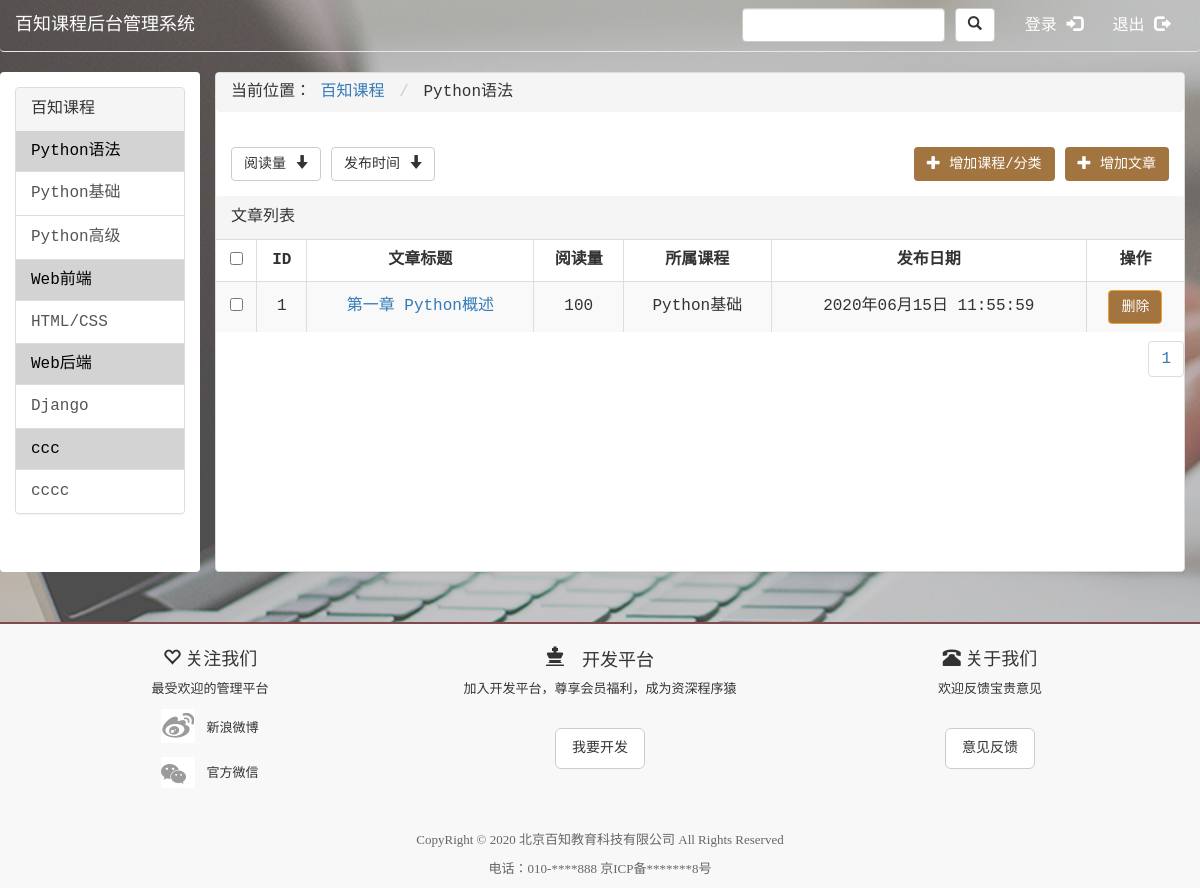
Page /course/article-list/?level=1&id=1 on the committed database.
### course/models.py (models this page shows)
class Category(models.Model):
    title = models.CharField(max_length=20)
    level = models.IntegerField()
    parent_id = models.IntegerField(null=True)

class Article(models.Model):
    title = models.CharField(max_length=100)
    publish_time = models.DateTimeField(auto_now_add=True)
    contents = models.TextField()
    page_views = models.IntegerField()
    cate = models.ForeignKey(to=Category, on_delete=models.CASCADE)

### course/views.py (the view)
# urls.py: path('article-list/', views.article_list, name='article_list'),
def article_list(request):
    number = request.GET.get('number', 1)
    cate_list = Category.objects.filter(level=1)
    sub_cate_list = Category.objects.filter(level=2)
    level = request.GET.get('level')
    id = request.GET.get('id')
    art_list = None
    parent = None
    if level == '1':
        art_list = Article.objects.filter(cate__parent_id=id)
    else:
        art_list = Article.objects.filter(cate__id=id)
        parent = Category.objects.get(pk=Category.objects.get(pk=id).parent_id)
    paginator = Paginator(object_list=art_list, per_page=3)
    page = paginator.page(number)
    return render(request, 'course/article_list.html', {
        'cate_list': cate_list,
        'sub_cate_list': sub_cate_list,
        'page': page,
        'level': level,
        'id': id,
        'title': Category.objects.get(pk=id).title,
        'parent': parent
    })

### templates/course/article_list.html (shortened to what this page needs)
<!DOCTYPE html>
<html>
<head>
    <link rel="stylesheet" type="text/css" href="/static/css/bootstrap.css"/>
    <link rel="stylesheet" href="/static/css/bodymain.css">
    <link rel="stylesheet" href="/static/css/home.css">
</head>
<body>
<nav class="navbar navbar-default nav-self">
    <div class="container-fluid">
        <div class="navbar-header">
            <a class="navbar-brand" href="#">百知课程后台管理系统</a>
        </div>
        <div class="collapse navbar-collapse">
            <ul class="nav navbar-nav navbar-right">
                <li>
                    <a href="../user/login.html" role="button">登录 <span class="glyphicon glyphicon-log-in"></span></a>
                </li>
                <li>
                    <a href="../user/logout.html">退出 <span class="glyphicon glyphicon-log-out"></span></a>
                </li>
            </ul>
            <form class="navbar-form navbar-right">
                <div class="form-group">
                    <input type="text" class="form-control" placeholder="">
                </div>
                <div class="btn-group" role="group" aria-label="...">
                    <div class="btn-group" role="group">
                        <button type="button" class="btn btn-default dropdown-toggle" data-toggle="dropdown"
                                aria-haspopup="true" aria-expanded="false">
                            <span class="glyphicon glyphicon-search"></span>
                        </button>
                    </div>
                </div>
            </form>
        </div>
    </div>
</nav>
<div class="container-fluid">
    <div class="row">
        <div class="panel-group col-sm-2 left-side-bar" id="accordion" role="tablist" aria-multiselectable="true">
            <div>
                <div class="panel panel-default">
                    <div class="panel-heading left-side-header">百知课程</div>
                    {% for cate in cate_list %}
                        <div class="course-python"><a
                                href="{% url 'course:article_list' %}?level=1&id={{ cate.id }}">{{ cate.title }}</a>
                        </div>
                        <div class="list-group">
                            {% for sub_cate in sub_cate_list %}
                                {% if sub_cate.parent_id == cate.id %}
                                    <a href="{% url 'course:article_list' %}?level=2&id={{ sub_cate.id }}"
                                       class="list-group-item">{{ sub_cate.title }}</a>
                                {% endif %}
                            {% endfor %}
                        </div>
                    {% endfor %}
                </div>
            </div>
        </div>
        <div class="tab-content col-sm-10 right-side">
            <div class="panel panel-default right-side-content">
                <ol class="breadcrumb">
                    当前位置：
                    <li><a href="/">百知课程</a></li>
                    {% if level == '1' %}
                        <li>{{ title }}</li>
                    {% else %}
                        <li><a href="{% url 'course:article_list' %}?level=1&id={{ parent.id }}">{{ parent.title }}</a>
                        </li>
                        <li>{{ title }}</li>
                    {% endif %}
                </ol>
                <div class="panel-body caret_parent">
                    <a href="#" class="btn btn-default">阅读量 <span class="glyphicon glyphicon-arrow-down"></span></a>
                    <a href="#" class="btn btn-default">发布时间 <span class="glyphicon glyphicon-arrow-down"></span></a>
                    <a href="{% url 'course:add_article' %}" class="btn pull-right base-color add-course"><span
                            class="glyphicon glyphicon-plus"></span> 增加文章</a>
                    <a href="{% url 'course:add_course' %}" class="btn pull-right base-color"><span
                            class="glyphicon glyphicon-plus"></span> 增加课程/分类</a>
                </div>
                <div class="panel-heading">文章列表</div>
                <table class="table table-bordered table-striped table-hover">
                    <thead>
                    <tr>
                        <th><input type="checkbox"/></th>
                        <th>ID</th>
                        <th>文章标题</th>
                        <th>阅读量</th>
                        <th>所属课程</th>
                        <th>发布日期</th>
                        <th>操作</th>
                    </tr>
                    </thead>
                    <tbody>
                    {% for art in page %}
                        <tr>
                            <td><input type="checkbox" class="checks"/></td>
                            <td>{{ art.id }}</td>
                            <td>
                                <a href="{% url 'course:update_article' %}?id={{ art.id }}">{{ art.title }}</a>
                            </td>
                            <td>
                                {{ art.page_views }}
                            </td>
                            <td>{{ art.cate.title }}</td>
                            <td>
                                {{ art.publish_time|date:'Y年m月d日 H:i:s' }}
                            </td>
                            <td>
                                <a class="btn btn-warning" href="{% url 'course:delete_article' %}?id={{ art.id }}&from={% url 'course:article_list' %}&level={{ level }}&cate_id={{ id }}">删除</a>
                            </td>
                        </tr>
                    {% endfor %}
                    </tbody>
                </table>
                <nav aria-label="Page navigation" class="pull-right pagitor-manager">
                    <ul class="pagination">
                        {% for n in page.paginator.page_range %}
                            <li>
                                <a href="{% url 'course:article_list' %}?number={{ n }}&level={{ level }}&id={{ id }}">{{ n }}</a>
                            </li>
                        {% endfor %}
                    </ul>
                </nav>
            </div>
        </div>
    </div>
</div>
<div class="footer">
    <div class="container">
        <div class="row">
            <div class="col-sm-4">
                <div class="thumbnail">
                    <div class="caption">
                        <h4><span class="glyphicon glyphicon-heart-empty glyphicon"></span> 关注我们</h4>
                        <p>最受欢迎的管理平台</p>
                        <p><a href="#" class="ic_df"> 新浪微博</a></p>
                        <p><a href="#" class="ic_weichat"> 官方微信</a></p>
                    </div>
                </div>
            </div>
            <div class="col-sm-4">
                <div class="thumbnail">
                    <div class="caption">
                        <h4><span class="glyphicon glyphicon-king"> 开发平台</span></h4>
                        <p>加入开发平台，尊享会员福利，成为资深程序猿</p>
                        <p class="p_idea"><a href="http://www.baizhibest.com"
                                             class="btn btn-default btn-lg idea">我要开发</a></p>
                    </div>
                </div>
            </div>
            <div class="col-sm-4">
                <div class="thumbnail">
                    <div class="caption">
                        <h4><span class="glyphicon glyphicon-phone-alt"></span> 关于我们</h4>
                        <p>欢迎反馈宝贵意见</p>
                        <p class="p_idea"><a href="http://www.baizhibest.com"
                                             class="btn btn-default btn-lg idea">意见反馈</a></p>
                    </div>
                </div>
            </div>
        </div>
        <div class="row">
            <div class="col-sm-12 cp_info">
                <div class="no-mp">
                    <p>CopyRight © 2020 北京百知教育科技有限公司 All Rights Reserved</p>
                    <p>电话：010-****888 京ICP备*******8号</p>
                </div>
            </div>
        </div>
    </div>
</div>
</body>
</html>

### static/css/bodymain.css (style rules this page uses)
.navbar { border: 0; border-bottom: 1px solid transparent; border-color: #e7e7e7; }
.navbar-default { background-color: transparent; }
.navbar-default .navbar-brand,.navbar-default .navbar-nav > li > a { color: white; }
.ic_df { display: inline-block; height: 35px; line-height: 40px; padding-left: 45px; color: #333; background: url("../images/common.png") no-repeat 0 -309px; }
.ic_weichat { display: inline-block; height: 35px; line-height: 40px; padding-left: 45px; color: #333; background: url("../images/common.png") no-repeat 0 -350px; }
.caption { text-align: center; }
.thumbnail { border: 0; background-color: transparent; }
.idea { font-size: 14px; }
.p_idea { margin-top: 30px; }
.cp_info { text-align: center; }
.footer { background-color: #f8f8f8; border-top: 2px solid #804a4a; margin: 30px 0 0 0; font-family: 'Microsoft Yahei'; font-size: 13px; color: #666; }
body { background: url("../images/8.jpg"); }
.left-side-bar { background-color: #fff; height: 500px; border-radius: 4px; padding-top: 15px; }
.left-side-bar > div { background-color: #fff; }
.course-python,.course-h5,.course-back { padding-left: 15px; }
.right-side-content { height: 500px; }
.left-side-bar .course-h5 a, .left-side-bar .course-python a,.left-side-bar .course-back a { color: black; }

### static/css/home.css (style rules this page uses)
body { font-family: SFMono-Regular, Menlo, Monaco, Consolas, "Liberation Mono", "Courier New", monospace;; font-size: 160%; }
.table-bordered > thead > tr > th, .table > tbody > tr > td { vertical-align: middle; }
.base-color { background-color: #a27440; color: white; }
.left-side-bar { background-color: #fff; height: 500px; border-radius: 4px; padding-top: 15px }
.left-side-bar > div { background-color: #fff; }
.course-python, .course-h5, .course-back { padding-left: 15px; height: 40px; line-height: 40px; background-color: lightgray; }
.right-side { height: 500px; }
.right-side-content { height: 500px; }
.pagitor-manager { margin-top: -11px; }
.btn-warning { background-color: #a27440; }
.left-side-bar .course-h5 a, .left-side-bar .course-python a, .left-side-bar .course-back a { color: black; }
.add-course { margin-left: 10px; }

### templates/course/article_list.html (style rules this page uses)
.table-bordered > thead > tr > th, .table > tbody > tr > td { vertical-align: middle; text-align: center; }

### rows in the picture
Category: title "Python语法"
Category: title "Python基础"
Category: title "Python高级"
Category: title "Web前端"
Category: title "HTML/CSS"
Category: title "Web后端"
Category: title "Django"
Category: title "ccc"
Category: title "cccc"
Article: id "1", title "第一章 Python概述", page_views "100", cate "Python基础", publish_time "2020年06月15日 11:55:59"

### other values in the picture
{{ n }} "1"
